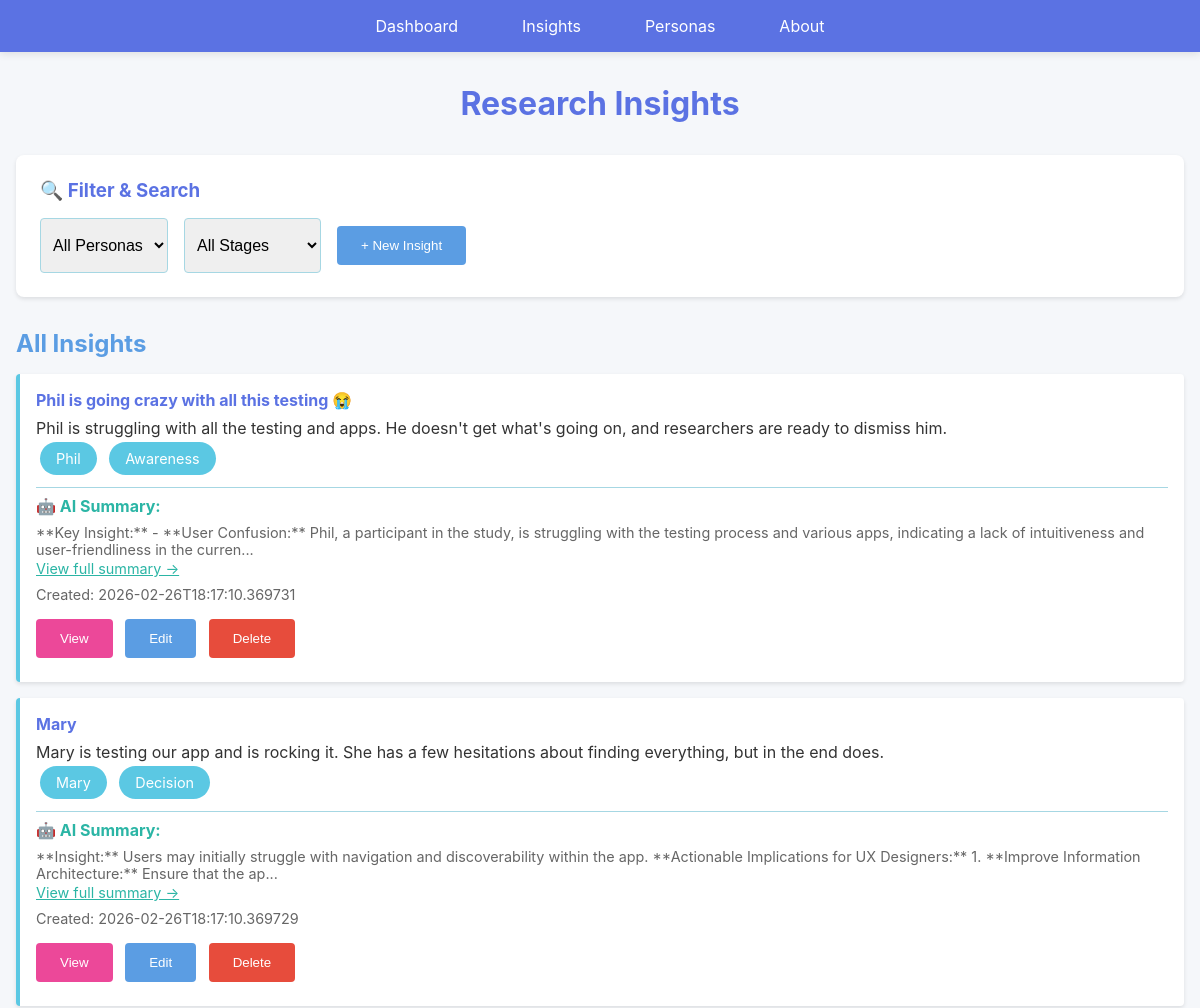
The page /insights (upper part) on the database as committed earlier.
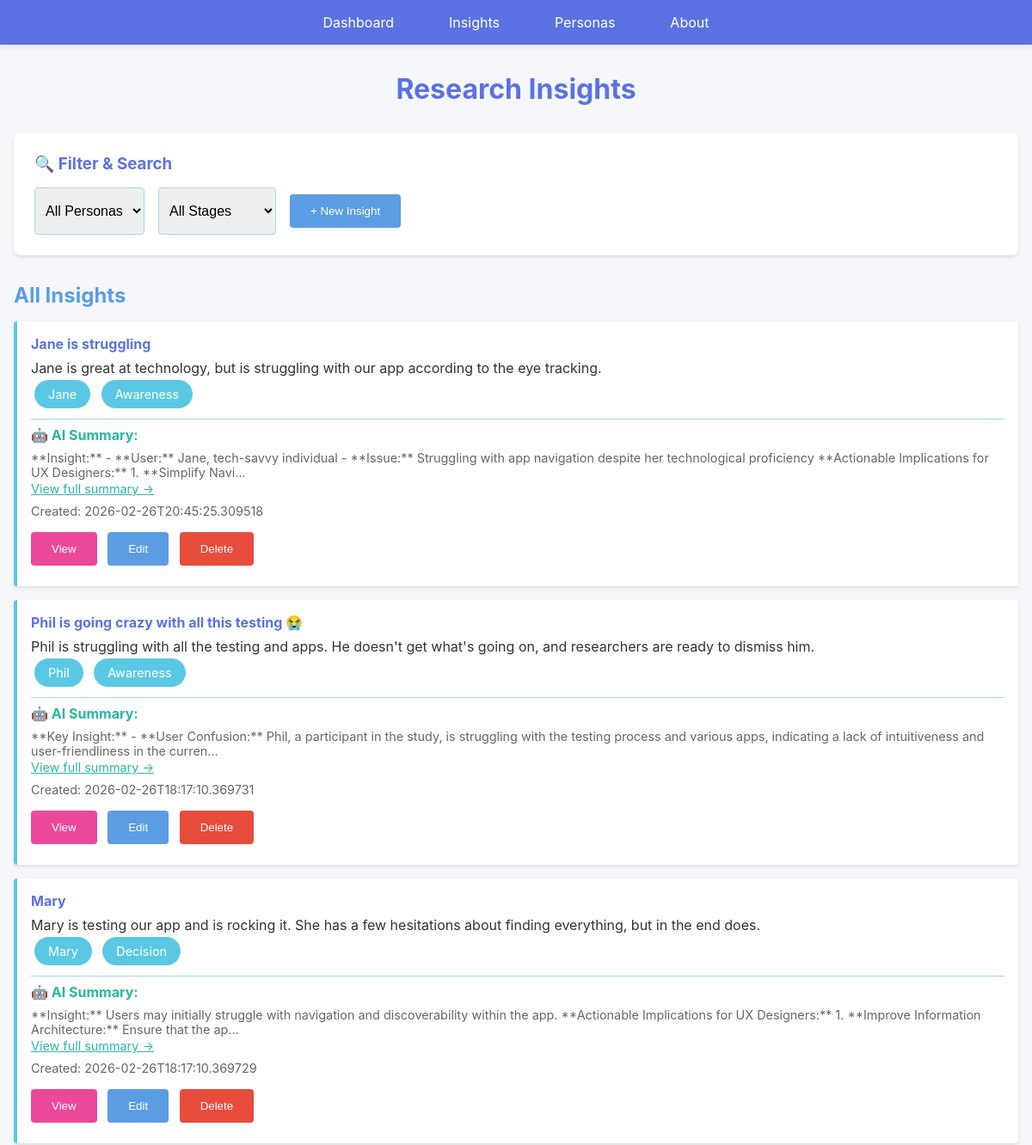
The same page on the database as committed later.
### models.py (models this page shows, shortened)
class Insight(db.Model):
    __tablename__ = 'insights'
    id = db.Column(db.Integer, primary_key=True)
    title = db.Column(db.String(200), nullable=False)
    description = db.Column(db.Text, nullable=False)
    persona_id = db.Column(db.Integer, db.ForeignKey('personas.id'), nullable=True)
    journey_stage = db.Column(db.String(100), nullable=True)
    timestamp = db.Column(db.DateTime, nullable=False, default=datetime.utcnow)
    ai_summary = db.Column(db.Text, nullable=True)
    def to_dict(self):
        return {
            'id': self.id,
            'title': self.title,
            'description': self.description,
            'persona_id': self.persona_id,
            'persona_name': self.persona.name if self.persona else None,
            'journey_stage': self.journey_stage,
            'timestamp': self.timestamp.isoformat() if self.timestamp else None,
            'ai_summary': self.ai_summary
        }

class Persona(db.Model):
    __tablename__ = 'personas'
    id = db.Column(db.Integer, primary_key=True)
    name = db.Column(db.String(200), nullable=False)
    description = db.Column(db.Text, nullable=False)
    timestamp = db.Column(db.DateTime, nullable=False, default=datetime.utcnow)
    insights = db.relationship('Insight', backref='persona', lazy=True, cascade='all, delete-orphan')
    def to_dict(self):
        return {
            'id': self.id,
            'name': self.name,
            'description': self.description,
            'timestamp': self.timestamp.isoformat() if self.timestamp else None
        }

### web_app.py (the view)
@app.route('/insights')
def insights():
    insights_list = Insight.query.order_by(Insight.timestamp.desc()).all()
    personas_list = Persona.query.all()
    insights_data = [insight.to_dict() for insight in insights_list]
    personas_data = [persona.to_dict() for persona in personas_list]
    return render_template(
        'insights.html',
        colors=COLORS,
        insights=insights_data,
        personas=personas_data
    )

### templates/insights.html (shortened to what this page needs)
{% extends "base.html" %}
{% block content %}
<h1>Research Insights</h1>
<div class="filter-section">
    <h3>🔍 Filter & Search</h3>
    <div class="filter-group">
        <select id="personaFilter" onchange="filterInsights()">
            <option value="">All Personas</option>
        </select>
        <select id="stageFilter" onchange="filterInsights()">
            <option value="">All Stages</option>
        </select>
        <button class="btn btn-secondary" onclick="window.location.href='/insights/new'">+ New Insight</button>
    </div>
</div>
<h2>All Insights</h2>
{% if insights %}
<div class="insights-list">
    {% for insight in insights %}
    <div class="insight-item">
        <h4><a href="/insights/{{ insight.id }}" style="color: var(--royal-blue); text-decoration: none;">{{ insight.title }}</a></h4>
        <p>{{ insight.description[:150] }}{% if insight.description|length > 150 %}...{% endif %}</p>
        {% if insight.persona_id %}
        <span class="chip">{{ insight.persona_name }}</span>
        {% endif %}
        {% if insight.journey_stage %}
        <span class="chip">{{ insight.journey_stage }}</span>
        {% endif %}
        {% if insight.ai_summary %}
        <div style="margin-top: 0.5rem; padding-top: 0.5rem; border-top: 1px solid var(--soft-blue);">
            <strong style="color: var(--bright-turquoise);">🤖 AI Summary:</strong>
            <p style="font-size: 0.9rem; color: #666; margin-top: 0.5rem;">{{ insight.ai_summary[:200] }}{% if insight.ai_summary|length > 200 %}...{% endif %}</p>
            <a href="/insights/{{ insight.id }}" style="color: var(--bright-turquoise); font-size: 0.9rem;">View full summary →</a>
        </div>
        {% else %}
        <div style="margin-top: 0.5rem;">
            <button class="btn btn-ai" onclick="generateSummary('{{ insight.id }}')">Generate AI Summary</button>
        </div>
        {% endif %}
        <div class="meta">Created: {{ insight.timestamp }}</div>
        <div style="margin-top: 0.5rem;">
            <button class="btn btn-view" onclick="window.location.href='/insights/{{ insight.id }}'">View</button>
            <button class="btn btn-secondary" onclick="editInsight('{{ insight.id }}')">Edit</button>
            <button class="btn" onclick="deleteInsight('{{ insight.id }}')" style="background-color: #e74c3c;">Delete</button>
        </div>
    </div>
    {% endfor %}
</div>
{% else %}
<div class="empty-state">
    <p>No insights created yet.</p>
    <button class="btn" onclick="window.location.href='/insights/new'">Create Your First Insight</button>
</div>
{% endif %}
{% endblock %}

Rows that differ between the two databases and show on the page:
added Insight: title "Jane is struggling", description "Jane is great at technology, but is struggling with our app according to the eye tracking.", journey_stage "Awareness", ai_summary "**Insight:** - **User:** Jane, tech-savvy individual - **Issue:** Struggling with app navigation despite her technological proficiency **Actionable Implications for UX Designers:** 1. **Simplify Navi"
now on this page (row unchanged): Persona: persona_name "Jane"
Other text that changed with them:
new list line: "🤖 AI Summary: ... View full summary → Created: 2026-02-26T20:45:25.309518 View Edit Delete"
